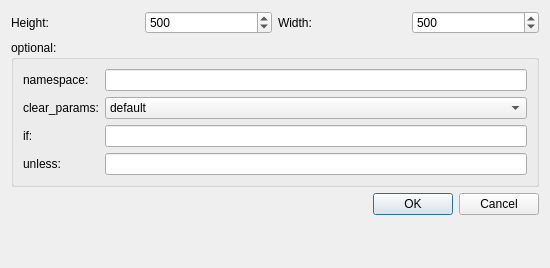
<?xml version="1.0" encoding="UTF-8"?>
<ui version="4.0">
 <class>GroupEdit</class>
 <widget class="QDialog" name="GroupEdit">
  <property name="geometry">
   <rect>
    <x>0</x>
    <y>0</y>
    <width>550</width>
    <height>268</height>
   </rect>
  </property>
  <property name="windowTitle">
   <string>Group:</string>
  </property>
  <property name="windowIcon">
   <iconset>
    <normaloff>:/icons/logo.png</normaloff>:/icons/logo.png</iconset>
  </property>
  <layout class="QFormLayout" name="formLayout_2">
   <item row="2" column="1">
    <widget class="QDialogButtonBox" name="buttonBox">
     <property name="orientation">
      <enum>Qt::Horizontal</enum>
     </property>
     <property name="standardButtons">
      <set>QDialogButtonBox::Cancel|QDialogButtonBox::Ok</set>
     </property>
    </widget>
   </item>
   <item row="1" column="0" colspan="2">
    <widget class="QGroupBox" name="groupBox">
     <property name="title">
      <string>optional:</string>
     </property>
     <layout class="QFormLayout" name="formLayout">
      <item row="3" column="0">
       <widget class="QLabel" name="label">
        <property name="text">
         <string>clear_params:</string>
        </property>
       </widget>
      </item>
      <item row="4" column="0">
       <widget class="QLabel" name="label_7">
        <property name="text">
         <string>if:</string>
        </property>
       </widget>
      </item>
      <item row="4" column="1">
       <widget class="QLineEdit" name="lineEdit_if">
        <property name="toolTip">
         <string>$(arg foo)</string>
        </property>
       </widget>
      </item>
      <item row="5" column="0">
       <widget class="QLabel" name="label_8">
        <property name="text">
         <string>unless:</string>
        </property>
       </widget>
      </item>
      <item row="5" column="1">
       <widget class="QLineEdit" name="lineEdit_unless">
        <property name="toolTip">
         <string>$(arg foo)</string>
        </property>
       </widget>
      </item>
      <item row="3" column="1">
       <widget class="QComboBox" name="comboBox_clear_params">
        <property name="enabled">
         <bool>true</bool>
        </property>
        <property name="minimumSize">
         <size>
          <width>100</width>
          <height>0</height>
         </size>
        </property>
        <item>
         <property name="text">
          <string>default</string>
         </property>
        </item>
        <item>
         <property name="text">
          <string>true</string>
         </property>
        </item>
        <item>
         <property name="text">
          <string>false</string>
         </property>
        </item>
       </widget>
      </item>
      <item row="2" column="0">
       <widget class="QLabel" name="label_3">
        <property name="text">
         <string>namespace:</string>
        </property>
       </widget>
      </item>
      <item row="2" column="1">
       <widget class="QLineEdit" name="lineEdit_namespace">
        <property name="toolTip">
         <string>foo</string>
        </property>
       </widget>
      </item>
     </layout>
    </widget>
   </item>
   <item row="0" column="0" colspan="2">
    <layout class="QHBoxLayout" name="horizontalLayout">
     <item>
      <widget class="QLabel" name="label_2">
       <property name="text">
        <string>Height:</string>
       </property>
      </widget>
     </item>
     <item>
      <widget class="QSpinBox" name="spinBox_height">
       <property name="minimum">
        <number>100</number>
       </property>
       <property name="maximum">
        <number>10000</number>
       </property>
       <property name="singleStep">
        <number>50</number>
       </property>
       <property name="value">
        <number>500</number>
       </property>
      </widget>
     </item>
     <item>
      <widget class="QLabel" name="label_4">
       <property name="text">
        <string>Width:</string>
       </property>
      </widget>
     </item>
     <item>
      <widget class="QSpinBox" name="spinBox_width">
       <property name="minimum">
        <number>100</number>
       </property>
       <property name="maximum">
        <number>10000</number>
       </property>
       <property name="singleStep">
        <number>50</number>
       </property>
       <property name="value">
        <number>500</number>
       </property>
      </widget>
     </item>
    </layout>
   </item>
  </layout>
 </widget>
 <resources/>
 <connections>
  <connection>
   <sender>buttonBox</sender>
   <signal>rejected()</signal>
   <receiver>GroupEdit</receiver>
   <slot>reject()</slot>
   <hints>
    <hint type="sourcelabel">
     <x>316</x>
     <y>260</y>
    </hint>
    <hint type="destinationlabel">
     <x>286</x>
     <y>274</y>
    </hint>
   </hints>
  </connection>
  <connection>
   <sender>buttonBox</sender>
   <signal>accepted()</signal>
   <receiver>GroupEdit</receiver>
   <slot>accept()</slot>
   <hints>
    <hint type="sourcelabel">
     <x>248</x>
     <y>254</y>
    </hint>
    <hint type="destinationlabel">
     <x>157</x>
     <y>274</y>
    </hint>
   </hints>
  </connection>
 </connections>
</ui>
